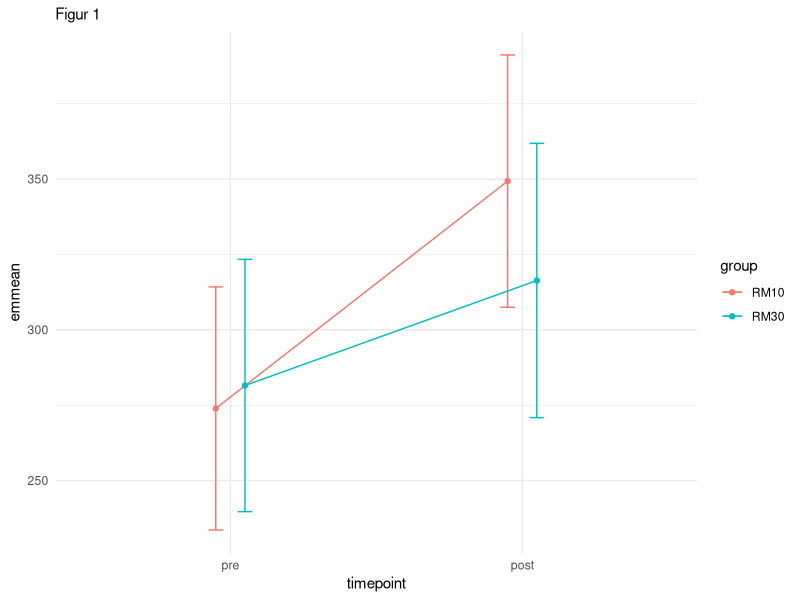
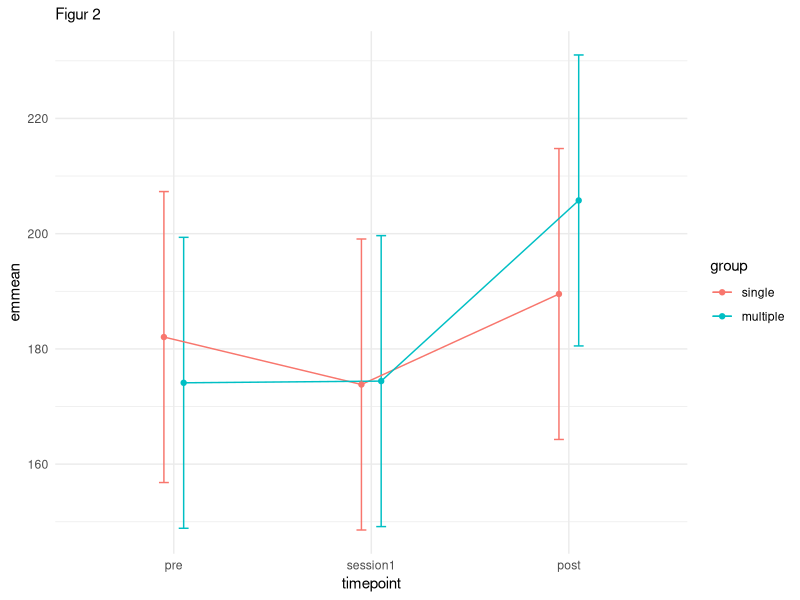

These figures' R source, in order:
## ---- chunk 1
# Innlasting av packages 
library(tidyverse)
library(readxl)
library(lme4)
library(broom)
library(kableExtra)
library(emmeans)
library(pbkrtest)
library(readr)

## ---- chunk 2
ten_vs_thirty <- read_excel("./data/ten_vs_thirty.xlsx", na = "NA")
  
ten_vs_thirty2 <- ten_vs_thirty %>%  
  filter(exercise == "legpress", # Valg av exercise
         !is.na(load), #Fjer NA
         timepoint %in% c("pre", "post")) %>% # Velg exercise vi vil se på
  mutate(timepoint = factor(timepoint, levels = c("pre", "post"))) # Fikser rekkefølgen på timepoint 

lm1 <- lm(load ~ timepoint * group, data = ten_vs_thirty2)

conf_intervals <- confint(lm1) # Lagre konfidensintervallet i en tabell

coefs <- summary(lm1)$coef

coef_summary <- cbind(coefs, data.frame(conf_intervals))

coef_summary %>%
  kbl(caption = c("Tabell 1"),
      digits = c(3, 3, 3, 3, 3, 3),
      col.names = c("Estimate",
                    "Std.Error",
                    "T-value",
                    "P-value",
                    "2.5 %",
                    "97.5 %")) %>%
   kable_classic()

## ---- chunk 3
est <- emmeans(lm1, specs = ~ timepoint|group)

est %>%
  data.frame() %>%
  mutate(timepoint = factor(timepoint, levels = c("pre", "post"))) %>%

  ggplot(aes(timepoint, emmean, group = group, color = group) ) + 
  
  geom_errorbar(aes(ymin = lower.CL, ymax = upper.CL), 
                position = position_dodge(width = 0.2), 
                width = 0.1) +
  geom_line(position = position_dodge(width = 0.2)) +
  geom_point(position = position_dodge(width = 0.2)) +
  labs(subtitle = "Figur 1") +
  theme_minimal()

## ---- chunk 4

strengthtest <- read.csv("./data/strengthTests.csv", na = "NA")

st <- strengthtest %>%
  filter(exercise == "isok.60") %>%
  mutate(timepoint = factor(timepoint, levels = c("pre", "session1", "post")),
         time = if_else(timepoint == "post", "post", "pre"),
         time = factor(time, levels = c("pre", "post")),
         group = factor(group, levels = c("single", "multiple"))) 

lm2 <- lm(load ~ timepoint * group, data = st)

conf_intervals2 <- confint(lm2)

coefs2 <- summary(lm2)$coef

coef_summary2 <- cbind(coefs2, data.frame(conf_intervals2))

coef_summary2 %>%
  kbl(caption = c("Tabell 2"),
      digits = c(3, 3, 3, 3, 3, 3),
      col.names = c("Estimate",
                    "Std.Error",
                    "T-value",
                    "P-value",
                    "2.5 %",
                    "97.5 %")) %>%
  kable_classic()

## ---- chunk 5
st2 <- emmeans(lm2, specs = ~ timepoint|group)

st2 %>%
  data.frame() %>%
  mutate(timepoint = factor(timepoint, levels = c("pre", "session1", "post"))) %>%

  ggplot(aes(timepoint, emmean, group = group, color = group) ) + 
  
  geom_errorbar(aes(ymin = lower.CL, ymax = upper.CL), 
                position = position_dodge(width = 0.2), 
                width = 0.1) +
  geom_line(position = position_dodge(width = 0.2)) +
  geom_point(position = position_dodge(width = 0.2)) +
  labs(subtitle = "Figur 2") +
  theme_minimal()
